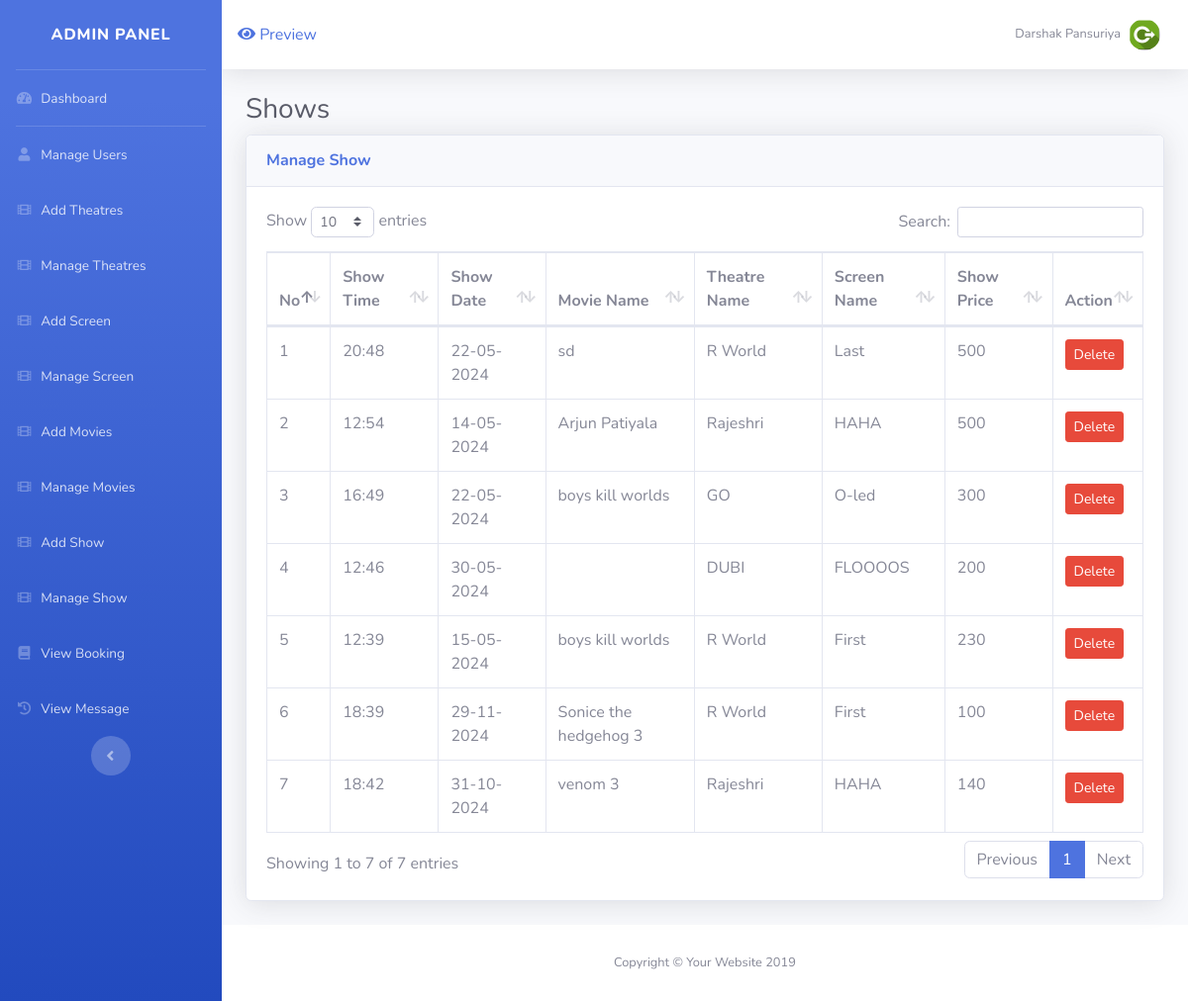
/admin/show_manage.php (signed in), run on an earlier commit of the app's database.
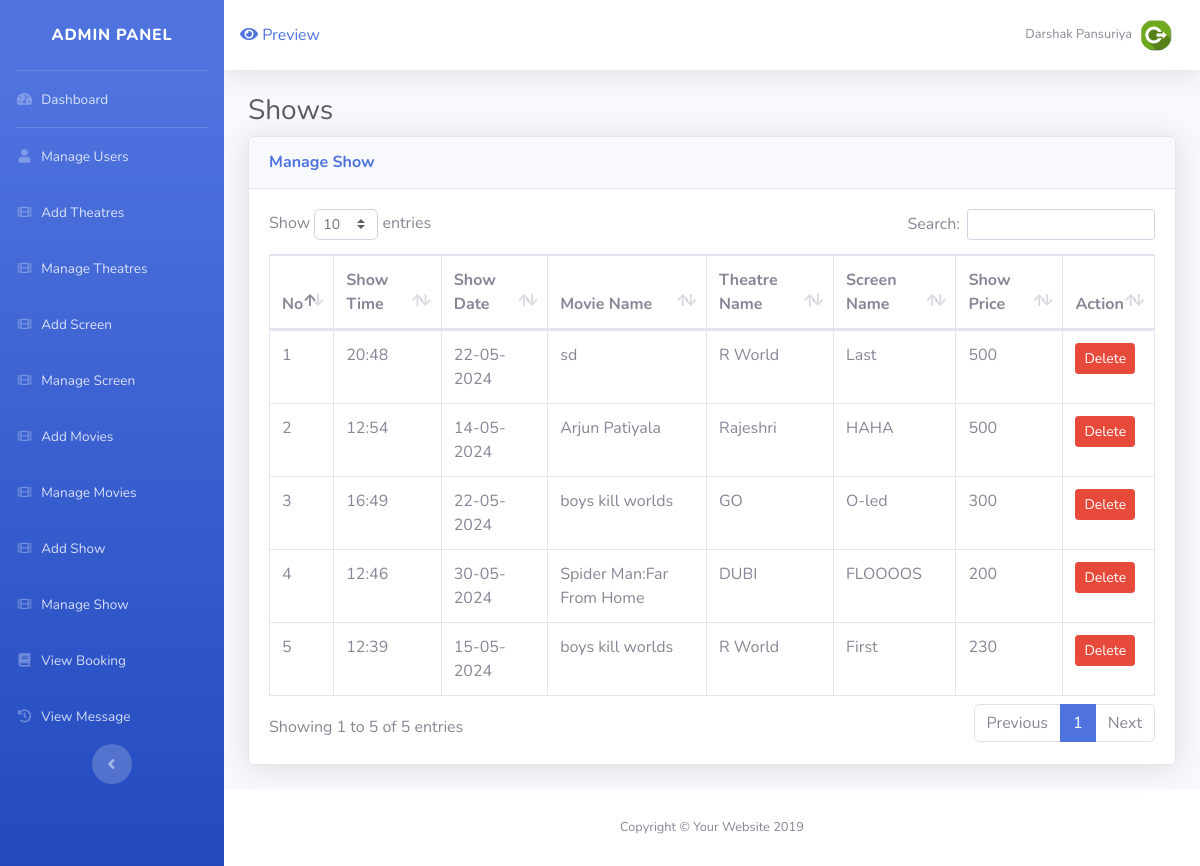
And on a later commit of the database.
### tables this page shows
CREATE TABLE `shows` (
  `show_id` int(4) NOT NULL,
  `show_m` int(4) NOT NULL,
  `show_t` int(4) NOT NULL,
  `show_s` int(4) NOT NULL,
  `show_time` varchar(200) NOT NULL,
  `show_date` varchar(20) NOT NULL,
  `show_price` int(4) NOT NULL,
  `show_status` int(1) NOT NULL DEFAULT 1,
  `show_seat` int(3) NOT NULL DEFAULT 48,
  `show_unq` varchar(255) NOT NULL
);

CREATE TABLE `movies` (
  `m_id` int(4) NOT NULL,
  `m_nm` varchar(40) NOT NULL,
  `m_date` varchar(40) NOT NULL,
  `m_cnm` varchar(200) NOT NULL,
  `m_dnm` varchar(200) NOT NULL,
  `m_des` longtext NOT NULL,
  `m_banner` varchar(200) NOT NULL,
  `m_shw` int(1) NOT NULL DEFAULT 0
);

CREATE TABLE `theatre` (
  `t_id` int(4) NOT NULL,
  `t_nm` varchar(30) NOT NULL,
  `t_city` varchar(30) NOT NULL,
  `t_time` bigint(40) NOT NULL,
  `t_status` int(11) DEFAULT 1
);

CREATE TABLE `screen` (
  `s_id` int(4) NOT NULL,
  `s_nm` varchar(20) NOT NULL,
  `s_theatre` int(2) NOT NULL,
  `s_seats` int(250) NOT NULL DEFAULT 49,
  `s_time` int(40) NOT NULL,
  `s_status` int(11) DEFAULT 1
);

### admin/show_manage.php (the view, shortened to what this page needs)
<?php
	include("include/header.php");
	include("../include/config.php");
?>
<div class="container-fluid">
  <h1 class="h3 mb-2 text-gray-800">Shows</h1>
  <div class="card shadow mb-4">
	<div class="card-header py-3">
	  <h6 class="m-0 font-weight-bold text-primary">Manage Show</h6>
	</div>
	<div class="card-body">
		<div class="table-responsive">
                <table class="table table-bordered" id="dataTable" width="100%" cellspacing="0">
<thead>
                    <tr>
                      <th>No</th>
                      <th>Show Time</th>
                      <th>Show Date</th>
                      <th>Movie Name</th>
                      <th>Theatre Name</th>
                      <th>Screen Name</th>
                      <th>Show Price</th>
                       <th>Action</th>
                    </tr>
                  </thead>
                  <tbody>
          <?php
  $sq=mysqli_query($con,"select * from shows");
  $co=1;
while($row=mysqli_fetch_assoc($sq))
              {
				  $mid=$row['show_m'];
				  $sid=$row['show_s'];
				  $tid=$row['show_t'];
				    $m_sq=mysqli_query($con,"select * from movies where m_id='$mid' ");
					$m_row=mysqli_fetch_array($m_sq);
					  $s_sq=mysqli_query($con,"select * from screen where s_id='$sid' ");
					$s_row=mysqli_fetch_array($s_sq);
					  $t_sq=mysqli_query($con,"select * from theatre where t_id='$tid' ");
					$t_row=mysqli_fetch_array($t_sq);
                 echo'<tr>';
               echo'<td>'.$co.'</td>';
               echo'<td>'.$row['show_time'].'</td>';
               echo'<td>';
			   $date=strtotime($row['show_date']);
			   $date1=date('d-m-Y',$date);
			   echo $date1;
			  echo'</td>';
               echo'<td>'.$m_row['m_nm'].'</td>';
               echo'<td>'.$t_row['t_nm'].'</td>';
              echo'<td>'.$s_row['s_nm'].'</td>';
              echo'<td>'.$row['show_price'].'</td>';
             echo'<td>';
             echo'<a href="../Models/Show.php?id='.$row['show_id'].'&mid='.$m_row['m_id'].'&delsh" class="btn btn-danger btn-sm  ">Delete</a></td>';
             $co++;
             }
             ?>
                    </tr>
                  </tbody>
                </table>
              </div>
	</div>
  </div>
</div>
<?php
	include("include/footer.php");
?>

### admin/include/header.php (shortened to what this page needs)
<!DOCTYPE html>
<html lang="en">
<head>
  <link href="vendor/fontawesome-free/css/all.min.css" rel="stylesheet" type="text/css">
  <link href="css/sb-admin-2.min.css" rel="stylesheet">
  <link href="vendor/datatables/dataTables.bootstrap4.min.css" rel="stylesheet">
</head>
<body id="page-top">
  <div id="wrapper">
    <ul class="navbar-nav bg-gradient-primary sidebar sidebar-dark accordion" id="accordionSidebar">
      <a class="sidebar-brand d-flex align-items-center justify-content-center" href="index.php">
        <div class="sidebar-brand-text mx-3">Admin Panel</div>
      </a>
      <hr class="sidebar-divider my-0">
      <li class="nav-item">
        <a class="nav-link" href="index.php">
          <i class="fas fa-fw fa-tachometer-alt"></i>
          <span>Dashboard</span></a>
      </li>
      <hr class="sidebar-divider my-0">
      <li class="nav-item">
        <a class="nav-link collapsed" href="user_manage.php" aria-expanded="true" aria-controls="collapseTwo">
          <i class="fas fa-fw fa-user"></i>
          <span>Manage Users</span>
        </a>
      </li>
<li class="nav-item">
        <a class="nav-link collapsed" href="theatre.php" aria-expanded="true" aria-controls="collapseTwo">
          <i class="fas fa-fw fa-film"></i>
          <span>Add Theatres</span>
        </a>
      </li>
      <li class="nav-item">
        <a class="nav-link collapsed" href="theatre_manage.php" aria-expanded="true" aria-controls="collapseTwo">
          <i class="fas fa-fw fa-film"></i>
          <span>Manage Theatres</span>
        </a>
      </li>
      <li class="nav-item">
        <a class="nav-link collapsed" href="screen.php"  aria-expanded="true" aria-controls="collapseTwo">
          <i class="fas fa-fw fa-film"></i>
          <span>Add Screen</span>
        </a>
      </li>
      <li class="nav-item">
        <a class="nav-link collapsed" href="screen_manage.php" aria-expanded="true" aria-controls="collapseTwo">
          <i class="fas fa-fw fa-film"></i>
          <span>Manage Screen</span>
        </a>
      </li>
            <li class="nav-item">
        <a class="nav-link collapsed" href="movie.php" aria-expanded="true" aria-controls="collapseTwo">
          <i class="fas fa-fw fa-film"></i>
          <span>Add Movies</span>
        </a>
      </li>
<li class="nav-item">
        <a class="nav-link collapsed" href="movie_manage.php" aria-expanded="true" aria-controls="collapseTwo">
          <i class="fas fa-fw fa-film"></i>
          <span>Manage Movies</span>
        </a>
      </li>
     <li class="nav-item">
        <a class="nav-link collapsed" href="show.php" aria-expanded="true" aria-controls="collapseTwo">
          <i class="fas fa-fw fa-film"></i>
          <span>Add Show</span>
        </a>
      </li>
      <li class="nav-item">
        <a class="nav-link collapsed" href="show_manage.php" aria-expanded="true" aria-controls="collapseTwo">
          <i class="fas fa-fw fa-film"></i>
          <span>Manage Show</span>
        </a>
      </li>
	   <li class="nav-item">
        <a class="nav-link collapsed" href="booking_manage.php" aria-expanded="true" aria-controls="collapseTwo">
          <i class="fas fa-fw fa-book"></i>
          <span>View Booking</span>
        </a>
      </li>
      <li class="nav-item">
        <a class="nav-link collapsed" href="contact_manage.php" aria-expanded="true" aria-controls="collapseTwo">
          <i class="fas fa-fw fa-history"></i>
          <span>View Message</span>
        </a>
      </li>
      <div class="text-center d-none d-md-inline">
        <button class="rounded-circle border-0" id="sidebarToggle"></button>
      </div>
    </ul>
    <div id="content-wrapper" class="d-flex flex-column">
      <div id="content">
        <nav class="navbar navbar-expand navbar-light bg-white topbar mb-4 static-top shadow">
            <a href="/movies/" target="_blank" ><i class="fa fa-eye"></i> Preview</a>
          <ul class="navbar-nav ml-auto">
            <li class="nav-item dropdown no-arrow">
              <a class="nav-link dropdown-toggle" href="#" id="userDropdown" role="button" data-toggle="dropdown" aria-haspopup="true" aria-expanded="false">
                <span class="mr-2 d-none d-lg-inline text-gray-600 small"><?php echo $_SESSION['admin']['nm'] ; ?></span>
                <img class="img-profile rounded-circle" src="./img/pd.jpg">
              </a>
            </li>
          </ul>
        </nav>

### admin/include/footer.php (shortened to what this page needs)
      </div>
      <footer class="sticky-footer bg-white">
        <div class="container my-auto">
          <div class="copyright text-center my-auto">
            <span>Copyright &copy; Your Website 2019</span>
          </div>
        </div>
      </footer>
    </div>
  </div>
</body>
</html>

What changed in the data, as far as the page shows it:
removed shows: show_time "18:39", show_date "29-11-2024", movies.m_nm "Sonice the hedgehog 3", theatre.t_nm "R World", screen.s_nm "First", show_price "100"
removed shows: show_time "18:42", show_date "31-10-2024", movies.m_nm "venom 3", theatre.t_nm "Rajeshri", screen.s_nm "HAHA", show_price "140"
shown differently, row unchanged: shows "DUBI": movies.m_nm (not shown) → "Spider Man:Far From Home"
Also different on the page:
text written by a page script: "Show entries Search: Showing 1 to 7 of 7 entries Previous 1 Next" → "Show entries Search: Showing 1 to 5 of 5 entries Previous 1 Next"
